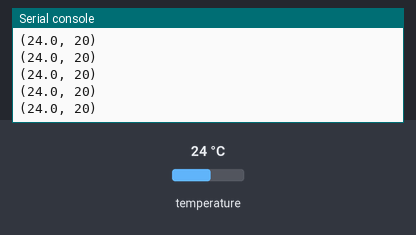
Simulated run of this program. Board: Circuit Playground running CircuitPython. Shown: the last lines printed to the serial console. Inputs (shaded band) come from the test bench; at power-on: temperature 24 °C.

Above: at 1.2 s.
1.3 s: temperature set to 12 °C
At 1.56 s:
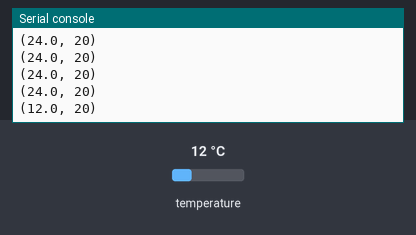
2.8 s: temperature set to 19 °C
At 2.96 s:
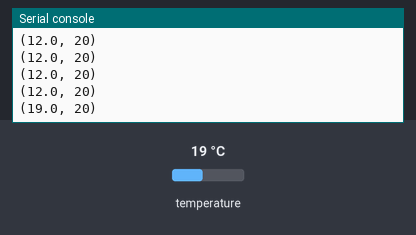
Timing chart, 0 to 5.8 s (numbered marks = the images above; inputs shaded):
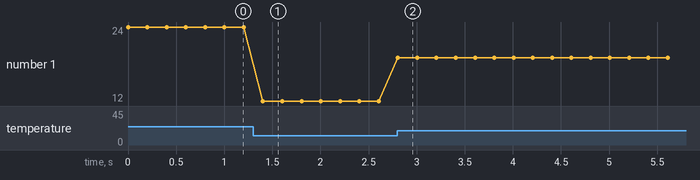

The program:

code.py
```python
import time
import board
from adafruit_circuitplayground import cp

while True:
    temp_c = cp.temperature
    #print( "Temperature = {} C".format( temp_c )) #easy to read
    print ((temp_c, 20)) #easy to plot, click the Plotter button on the Mu editor
    time.sleep( 0.2 )
```

Measured:
- after the input at 1.3 s, the serial console: prints a new line after 0.10 s (image 1)
- after the input at 2.8 s, the serial console: prints a new line at once (image 2)
- plotted number 1: 24 → 12 after the input at 1.3 s, 12 → 19 after the input at 2.8 s
